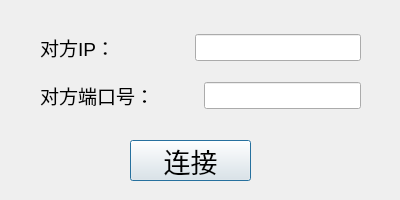
<?xml version="1.0" encoding="UTF-8"?>
<ui version="4.0">
 <class>network</class>
 <widget class="QDialog" name="network">
  <property name="geometry">
   <rect>
    <x>0</x>
    <y>0</y>
    <width>400</width>
    <height>200</height>
   </rect>
  </property>
  <property name="minimumSize">
   <size>
    <width>400</width>
    <height>200</height>
   </size>
  </property>
  <property name="maximumSize">
   <size>
    <width>400</width>
    <height>200</height>
   </size>
  </property>
  <property name="windowTitle">
   <string>输入IP和端口号</string>
  </property>
  <widget class="QPushButton" name="pushButton_connect">
   <property name="geometry">
    <rect>
     <x>130</x>
     <y>140</y>
     <width>121</width>
     <height>41</height>
    </rect>
   </property>
   <property name="font">
    <font>
     <pointsize>20</pointsize>
    </font>
   </property>
   <property name="text">
    <string>连接</string>
   </property>
  </widget>
  <widget class="QWidget" name="layoutWidget">
   <property name="geometry">
    <rect>
     <x>40</x>
     <y>20</y>
     <width>321</width>
     <height>103</height>
    </rect>
   </property>
   <layout class="QVBoxLayout" name="verticalLayout">
    <item>
     <layout class="QHBoxLayout" name="horizontalLayout">
      <property name="spacing">
       <number>80</number>
      </property>
      <item>
       <widget class="QLabel" name="label_2">
        <property name="font">
         <font>
          <pointsize>14</pointsize>
         </font>
        </property>
        <property name="text">
         <string>对方IP：</string>
        </property>
       </widget>
      </item>
      <item>
       <widget class="QLineEdit" name="lineEdit_ip">
        <property name="font">
         <font>
          <pointsize>12</pointsize>
         </font>
        </property>
       </widget>
      </item>
     </layout>
    </item>
    <item>
     <layout class="QHBoxLayout" name="horizontalLayout_2">
      <property name="spacing">
       <number>50</number>
      </property>
      <property name="topMargin">
       <number>0</number>
      </property>
      <property name="bottomMargin">
       <number>0</number>
      </property>
      <item>
       <widget class="QLabel" name="label">
        <property name="font">
         <font>
          <pointsize>14</pointsize>
         </font>
        </property>
        <property name="text">
         <string>对方端口号：</string>
        </property>
       </widget>
      </item>
      <item>
       <widget class="QLineEdit" name="lineEdit_cont">
        <property name="font">
         <font>
          <pointsize>12</pointsize>
         </font>
        </property>
       </widget>
      </item>
     </layout>
    </item>
   </layout>
  </widget>
 </widget>
 <resources/>
 <connections/>
</ui>
